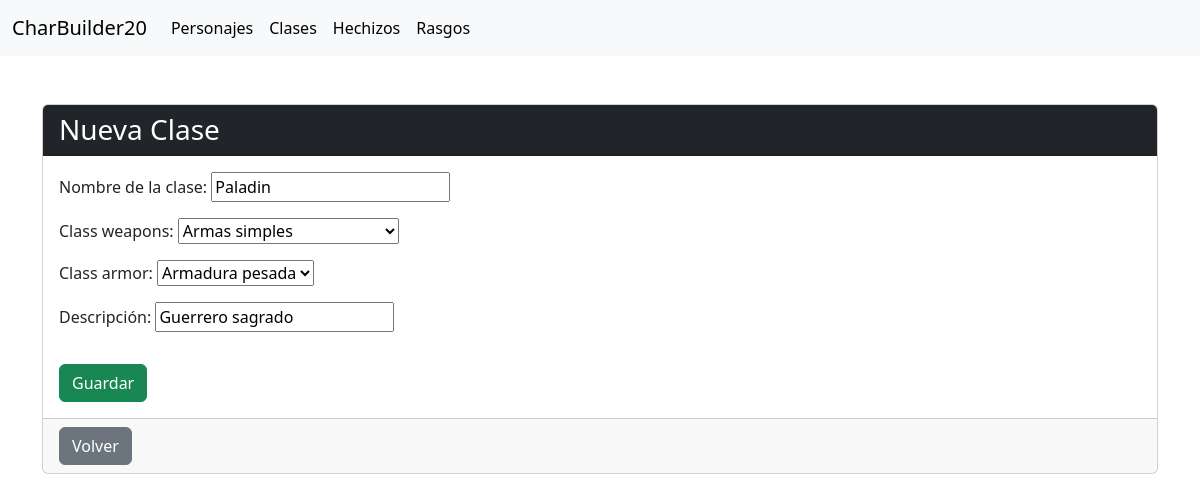
Page /class/2/edit/ on the committed database.
### App/models.py (models this page shows, shortened)
class Classes(models.Model):
    class_name = models.CharField(max_length=100)
    class_weapons = models.CharField(max_length=30)
    class_armor = models.CharField(max_length=50)
    class_desc = models.CharField(max_length=255)

### App/views.py (the view)
# urls.py: path('class/<int:pk>/edit/', views.class_edit, name='class_edit'),
def class_edit(request, pk):
    class_obj = get_object_or_404(Classes, pk=pk)
    if request.method == "POST":
        form = ClassForm(request.POST, instance=class_obj)
        if form.is_valid():
            class_obj = form.save()
            return redirect('class_detail', pk=class_obj.pk)
    else:
        initial_weapons = class_obj.class_weapons.split(', ') if class_obj.class_weapons else []
        initial_armor = class_obj.class_armor.split(', ') if class_obj.class_armor else []
        form = ClassForm(instance=class_obj, initial={
            'class_weapons': initial_weapons,
            'class_armor': initial_armor
        })
    return render(request, 'App/class_edit.html', {'form': form})

### App/forms.py
class ClassForm(forms.ModelForm):
    choice_weapon = [
        ('Simple', 'Armas simples'),
        ('Martial', 'Armas marciales'),
        ('Simple, Martial', 'Armas simples y marciales'),
    ]
    choice_armor = [
        ('No armor', 'Sin armadura'),
        ('Light armor', 'Armadura ligera'),
        ('Medium armor', 'Armadura media'),
        ('Heavy armor', 'Armadura pesada')
    ]
    class_weapons = forms.ChoiceField(
        choices=choice_weapon,
    )
    class_armor = forms.ChoiceField(
        choices=choice_armor,
    )
    class Meta:
        model = Classes
        fields = ['class_name', 'class_weapons', 'class_armor', 'class_desc']
        labels = {
            'class_name': 'Nombre de la clase',
            'class_weapons': 'Competencia con armas',
            'class_armor': 'Competencia con armaduras',
            'class_desc': 'Descripción'
        }

### App/templates/App/class_edit.html (shortened to what this page needs)
{% extends "layout/base.html" %}
{% block content %}
<div class="container mt-5">
  <div class="card">
    <div class="card-header bg-dark text-white">
      <h3 class="mb-0">Nueva Clase</h3>
    </div>
    <div class="card-body">
      <form method="POST" class="post-form">
        {{ form.as_p }}
        <button type="submit" class="btn btn-success mt-3">Guardar</button>
      </form>
    </div>
    <div class="card-footer">
      <a href="{% url 'class_list' %}" class="btn btn-secondary">Volver</a>
    </div>
  </div>
</div>
{% endblock %}

### rows in the picture
Classes: class_name "Paladin", class_weapons "Armas simples", class_armor "Armadura pesada", class_desc "Guerrero sagrado"
